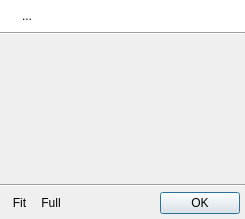
<?xml version="1.0" encoding="UTF-8"?>
<ui version="4.0">
 <class>QUPictureDialog</class>
 <widget class="QDialog" name="QUPictureDialog">
  <property name="geometry">
   <rect>
    <x>0</x>
    <y>0</y>
    <width>245</width>
    <height>219</height>
   </rect>
  </property>
  <property name="windowTitle">
   <string>Picture Preview</string>
  </property>
  <layout class="QVBoxLayout" name="verticalLayout">
   <property name="spacing">
    <number>0</number>
   </property>
   <property name="leftMargin">
    <number>0</number>
   </property>
   <property name="topMargin">
    <number>0</number>
   </property>
   <property name="rightMargin">
    <number>0</number>
   </property>
   <property name="bottomMargin">
    <number>0</number>
   </property>
   <item>
    <widget class="QFrame" name="frame">
     <property name="sizePolicy">
      <sizepolicy hsizetype="Preferred" vsizetype="Preferred">
       <horstretch>0</horstretch>
       <verstretch>0</verstretch>
      </sizepolicy>
     </property>
     <property name="palette">
      <palette>
       <active>
        <colorrole role="Base">
         <brush brushstyle="SolidPattern">
          <color alpha="255">
           <red>255</red>
           <green>255</green>
           <blue>255</blue>
          </color>
         </brush>
        </colorrole>
        <colorrole role="Window">
         <brush brushstyle="SolidPattern">
          <color alpha="255">
           <red>255</red>
           <green>255</green>
           <blue>255</blue>
          </color>
         </brush>
        </colorrole>
       </active>
       <inactive>
        <colorrole role="Base">
         <brush brushstyle="SolidPattern">
          <color alpha="255">
           <red>255</red>
           <green>255</green>
           <blue>255</blue>
          </color>
         </brush>
        </colorrole>
        <colorrole role="Window">
         <brush brushstyle="SolidPattern">
          <color alpha="255">
           <red>255</red>
           <green>255</green>
           <blue>255</blue>
          </color>
         </brush>
        </colorrole>
       </inactive>
       <disabled>
        <colorrole role="Base">
         <brush brushstyle="SolidPattern">
          <color alpha="255">
           <red>255</red>
           <green>255</green>
           <blue>255</blue>
          </color>
         </brush>
        </colorrole>
        <colorrole role="Window">
         <brush brushstyle="SolidPattern">
          <color alpha="255">
           <red>255</red>
           <green>255</green>
           <blue>255</blue>
          </color>
         </brush>
        </colorrole>
       </disabled>
      </palette>
     </property>
     <property name="autoFillBackground">
      <bool>true</bool>
     </property>
     <property name="frameShadow">
      <enum>QFrame::Raised</enum>
     </property>
     <layout class="QHBoxLayout">
      <item>
       <widget class="QLabel" name="icon">
        <property name="sizePolicy">
         <sizepolicy hsizetype="Fixed" vsizetype="Preferred">
          <horstretch>0</horstretch>
          <verstretch>0</verstretch>
         </sizepolicy>
        </property>
        <property name="text">
         <string/>
        </property>
        <property name="pixmap">
         <pixmap resource="../resources/UltraStar-Manager.qrc">:/marks/information.png</pixmap>
        </property>
        <property name="alignment">
         <set>Qt::AlignLeading|Qt::AlignLeft|Qt::AlignTop</set>
        </property>
       </widget>
      </item>
      <item>
       <widget class="QLabel" name="infoLbl">
        <property name="text">
         <string>...</string>
        </property>
        <property name="textFormat">
         <enum>Qt::RichText</enum>
        </property>
        <property name="alignment">
         <set>Qt::AlignLeading|Qt::AlignLeft|Qt::AlignTop</set>
        </property>
        <property name="wordWrap">
         <bool>true</bool>
        </property>
        <property name="openExternalLinks">
         <bool>false</bool>
        </property>
       </widget>
      </item>
     </layout>
    </widget>
   </item>
   <item>
    <widget class="Line" name="line">
     <property name="orientation">
      <enum>Qt::Horizontal</enum>
     </property>
    </widget>
   </item>
   <item>
    <widget class="QScrollArea" name="scrollArea">
     <property name="frameShape">
      <enum>QFrame::NoFrame</enum>
     </property>
     <property name="frameShadow">
      <enum>QFrame::Plain</enum>
     </property>
     <property name="widgetResizable">
      <bool>true</bool>
     </property>
     <property name="alignment">
      <set>Qt::AlignCenter</set>
     </property>
     <widget class="QWidget" name="content">
      <property name="geometry">
       <rect>
        <x>0</x>
        <y>0</y>
        <width>245</width>
        <height>145</height>
       </rect>
      </property>
     </widget>
    </widget>
   </item>
   <item>
    <widget class="Line" name="line_2">
     <property name="orientation">
      <enum>Qt::Horizontal</enum>
     </property>
    </widget>
   </item>
   <item>
    <layout class="QHBoxLayout" name="horizontalLayout">
     <property name="spacing">
      <number>0</number>
     </property>
     <property name="leftMargin">
      <number>5</number>
     </property>
     <property name="topMargin">
      <number>5</number>
     </property>
     <property name="rightMargin">
      <number>5</number>
     </property>
     <property name="bottomMargin">
      <number>5</number>
     </property>
     <item>
      <widget class="QToolButton" name="fitSizeBtn">
       <property name="toolTip">
        <string>Fit to window (Ctrl+1)</string>
       </property>
       <property name="text">
        <string>Fit</string>
       </property>
       <property name="icon">
        <iconset resource="../resources/UltraStar-Manager.qrc">
         <normaloff>:/control/image_resize.png</normaloff>:/control/image_resize.png</iconset>
       </property>
       <property name="autoRaise">
        <bool>true</bool>
       </property>
      </widget>
     </item>
     <item>
      <widget class="QToolButton" name="fullSizeBtn">
       <property name="toolTip">
        <string>Original size (Ctrl+2)</string>
       </property>
       <property name="text">
        <string>Full</string>
       </property>
       <property name="icon">
        <iconset resource="../resources/UltraStar-Manager.qrc">
         <normaloff>:/control/image_resize_actual.png</normaloff>:/control/image_resize_actual.png</iconset>
       </property>
       <property name="autoRaise">
        <bool>true</bool>
       </property>
      </widget>
     </item>
     <item>
      <spacer name="horizontalSpacer">
       <property name="orientation">
        <enum>Qt::Horizontal</enum>
       </property>
       <property name="sizeHint" stdset="0">
        <size>
         <width>40</width>
         <height>20</height>
        </size>
       </property>
      </spacer>
     </item>
     <item>
      <widget class="QPushButton" name="doneBtn">
       <property name="text">
        <string>OK</string>
       </property>
       <property name="icon">
        <iconset resource="../resources/UltraStar-Manager.qrc">
         <normaloff>:/marks/accept.png</normaloff>:/marks/accept.png</iconset>
       </property>
       <property name="default">
        <bool>true</bool>
       </property>
      </widget>
     </item>
    </layout>
   </item>
  </layout>
 </widget>
 <resources>
  <include location="../resources/UltraStar-Manager.qrc"/>
 </resources>
 <connections>
  <connection>
   <sender>doneBtn</sender>
   <signal>clicked()</signal>
   <receiver>QUPictureDialog</receiver>
   <slot>accept()</slot>
   <hints>
    <hint type="sourcelabel">
     <x>206</x>
     <y>204</y>
    </hint>
    <hint type="destinationlabel">
     <x>334</x>
     <y>209</y>
    </hint>
   </hints>
  </connection>
 </connections>
</ui>
